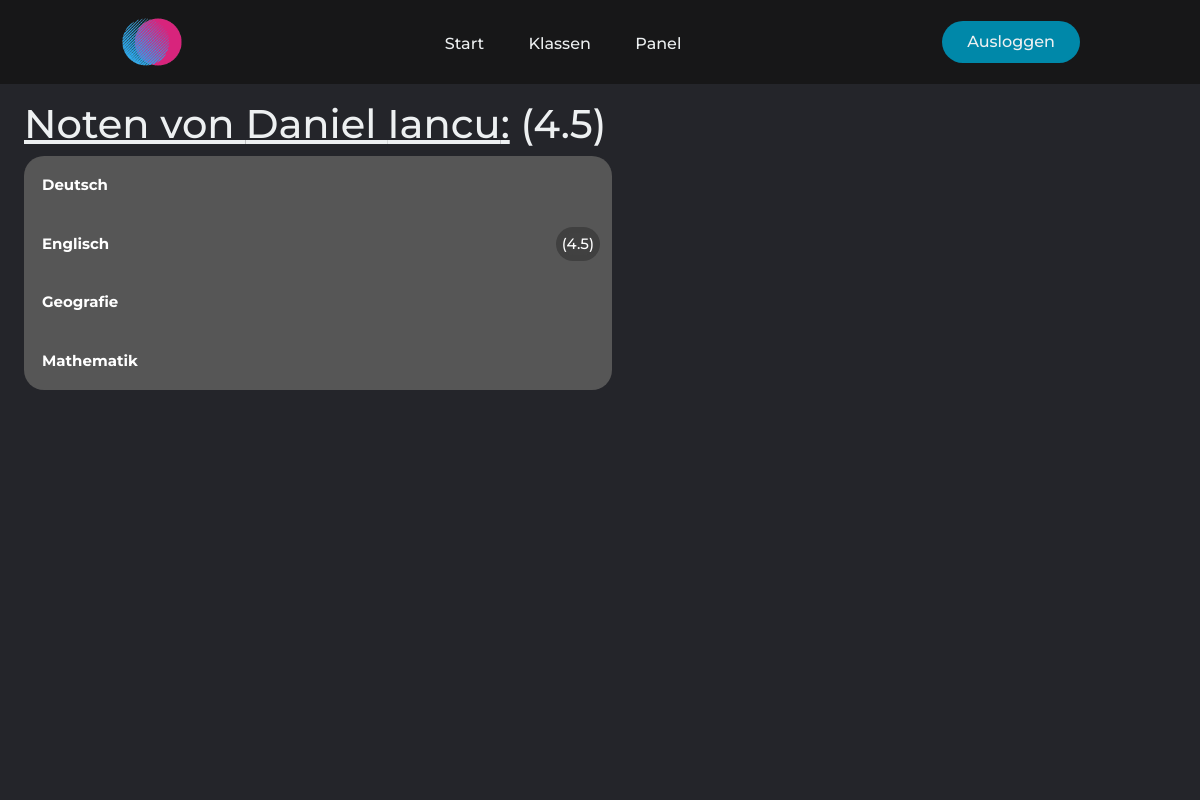
The app's page /schuler/noten/1/ (signed in) with its own data.
### mainApp/models.py (models this page shows, shortened)
class Person(AbstractUser):
    klasse = models.ForeignKey(SchoolClass, on_delete=models.CASCADE)
    birth = models.DateField(default=datetime.date.today)
    street = models.CharField(max_length=25, blank=True, null=True)
    street_number = models.IntegerField(validators=[MinValueValidator(0), MaxValueValidator(999)], blank=True, null=True)
    city = models.CharField(max_length=20, blank=True, null=True)
    province = models.CharField(max_length=20, blank=True, null=True)
    code = models.IntegerField(validators=[MinValueValidator(0, MaxValueValidator(9999))], blank=True, null=True)
    def __init__(self, *args, **kwargs):
        super(Person, self).__init__(*args, **kwargs)
        if self.username and self.is_student() and not self.email and not self.first_name and not self.last_name:
            name = self.username.split('.')
            self.first_name = name[0].capitalize()
            self.last_name = name[len(name)-1].capitalize()
            self.email = f'{self.username}@stud.edubs.ch'
        elif self.username and self.is_teacher() and not self.email and not self.first_name and not self.last_name:
            name = self.username.split('.')
            self.first_name = name[0].capitalize()
            self.last_name = name[len(name)-1].capitalize()
            self.email = f'{self.username}@edubs.ch'
    def is_student(self):
        return self.groups.filter(name='Student').exists()
    def is_teacher(self):
        return self.groups.filter(name='Teacher').exists()

class Grade(models.Model):
    student = models.ForeignKey(Person, on_delete=models.CASCADE)
    grade = models.FloatField(validators=[MinValueValidator(1), MaxValueValidator(6)])
    test = models.ForeignKey(Test, on_delete=models.CASCADE)
    @staticmethod
    def get_grades(student, subjects):
        grades_dict_complete = {}
        for subject in subjects:
            grades_object_list = Grade.objects.filter(student=student, test__thema__subject__name=subject)
            grade_dict_list = []
            for grade in grades_object_list:
                grade_dict = {}
                grade_dict['Note'] = grade.grade
                grade_dict['Datum'] = grade.test.date.strftime('%d/%m/%Y')
                grade_dict['Thema'] = grade.test.thema
                grade_dict['Gewichtung'] = grade.test.weight
                grade_dict['ID'] = grade.id
                grade_dict_list.append(grade_dict)
            grades_dict_complete[subject] = grade_dict_list
        return grades_dict_complete
    @staticmethod
    def get_avg_subject(grades):
        grades_sum_dict = {}
        for subject, subject_grades in grades.items():
            if len(subject_grades) != 0:  # if there are grades in this subject
                weights = [grade['Gewichtung'] for grade in subject_grades]
                weighted_sum = 0
                for i, grade in enumerate(subject_grades):
                    weighted_sum += grade['Note'] * weights[i]
                grades_sum_dict[subject] = round(weighted_sum / sum(weights), 1)
        return grades_sum_dict

### mainApp/views.py (the view)
# urls.py: path('schuler/noten/<int:student_id>/', views.all_grades, name='all_grades'),
def all_grades(request, student_id):
    if request.user.is_authenticated:
        if request.user.is_teacher():
            if request.method == 'POST':
                if 'delete' in request.POST:
                    Grade.objects.filter(pk=request.POST.get('delete')).delete()
            subject_list = Subject.get_subjects()
            grades = Grade.get_grades(student=student_id, subjects=subject_list)
            grades_sum_dict = Grade.get_avg_subject(grades=grades)
            student = get_object_or_404(Person, pk=student_id)
            return render(request, 'all_grades.html', {'grades_dict': grades, 'grades_sum_dict': grades_sum_dict, 'student': student})
        else:
            return redirect('mainApp:home')
    return redirect('loginForm:login')

### mainApp/models.py (called while the page is built)
    def __str__(self):
        return f'{self.name}'

    @staticmethod
    def get_subjects():
        return Subject.objects.order_by('name').values_list('name', flat=True).distinct()  # flat = True turns Tuple into flat list

    def __str__(self):
        return f'{self.subject}, {self.thema}'

### mainApp/templatetags/main_extra.py (called while the page is built)
@register.filter
def get_item(dictionary, key):
    return dictionary.get(key)

@register.filter
def get_class_button(local_dict, item):
    local_list = list(local_dict)
    if len(local_list) == 1:
        return 'collapsible bottom-collapsible top-collapsible'
    elif local_list.index(item) == 0:
        return 'collapsible top-collapsible'
    elif local_list.index(item) == len(local_list) - 1:
        return 'collapsible bottom-collapsible'
    return 'collapsible'

@register.filter
def get_average_all(student_id):
    grades_object_list = Grade.objects.filter(student__id=student_id)
    grades_list = []
    if grades_object_list:
        for grade in grades_object_list:
            grades_list.append(grade.grade)
        grades_list_sum = sum(grades_list)
        return round(grades_list_sum / len(grades_list), 1)
    return None

@register.filter
def get_avg_class(klasse, thema):
    if thema:
        grades_object_list = Grade.objects.filter(test__school_class=klasse, test__thema=thema)
        grades = []
        if thema and grades_object_list:
            for grade in grades_object_list:
                grades.append(grade.grade)
            return round(sum(grades) / len(grades), 1)
    return None

### mainApp/templates/all_grades.html (shortened to what this page needs)
{% extends 'layout.html' %}
{% load main_extra %}
{% block body %}
    <main>
        <div class="personal-info">
            <h1>
                <u>Noten von {{ student.first_name }} {{ student.last_name }}:</u> {% if student.id|get_average_all != None %}({{ student.id|get_average_all }}){% endif %}
            </h1>
            {% if grades_dict %}
                {% for subject, grades in grades_dict.items %}
                    <button class="{{ grades_dict.keys|get_class_button:subject }}" type="button" onclick="collapse_show_button(this)">
                        <strong>{{ subject }}</strong> {% if grades_sum_dict|get_item:subject != None %}<div class="noten-avg items-align-right round-border">({{ grades_sum_dict|get_item:subject }})</div>{% endif %}
                    </button>
                {% endfor %}
                {% else %}
                <p>Noch keine Fächer eingetragen!</p>
            {% endif %}
        </div>
    </main>
{% endblock %}

### static/css/styles.css (style rules this page uses)
* { --main-bg-color: #24252A; --nav-bg-color: #171718; --button-roundness: 20px; box-sizing: border-box; margin: 0; padding: 0; }
li, a, button { font-family: "Montserrat", sans-serif; font-weight: 500; font-size: 16px; color: #edf0f1; text-decoration: none; }
h1, h2 { font-family: "Montserrat", sans-serif; font-weight: 500; color: #edf0f1; text-decoration: none; }
main { background-color: var(--main-bg-color); min-width: 100%; min-height: 100%; max-width: 100%; }
body { height: calc(100vh - 84px); width: 100vw; }
.personal-info { padding-top: 2vh; padding-bottom: 10px; margin-left: 2vw; color: #edf0f1; }
.collapsible { transition: all 0.1s linear; background-color: #565656; color: white; cursor: pointer; padding: 18px; width: 50%; border: none; text-align: left; outline: none; font-size: 15px; }
.collapsible.top-collapsible { border-top-left-radius: var(--button-roundness); border-top-right-radius: var(--button-roundness); }
.collapsible.bottom-collapsible { border-bottom-left-radius: var(--button-roundness); border-bottom-right-radius: var(--button-roundness); }
.noten-avg { display: inline; }
.round-border { background-color: rgba(16, 16, 16, 0.3); box-shadow: 0 0 0 6px rgba(16, 16, 16, 0.3); border-radius: 20px; }
.items-align-right { float: right; }

### records on screen
Person: first_name "Daniel", last_name "Iancu", id|get_average_all "4.5"

### other values on screen
{{ subject }} "Deutsch" "Englisch" "Geografie" "Mathematik"
{{ grades_sum_dict|get_item:subject }} "4.5"
